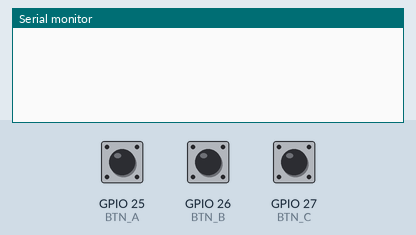
The sketch below on a simulated ESP32. Parts: the last lines printed to the serial monitor. Inputs (shaded band) come from the test bench; at power-on: GPIO 25 (BTN_A) HIGH, GPIO 26 (BTN_B) HIGH, GPIO 27 (BTN_C) HIGH.

Above: at 1.2 s.
1.3 s: GPIO 25 (BTN_A) pulled LOW for 0.15 s
At 1.8 s:
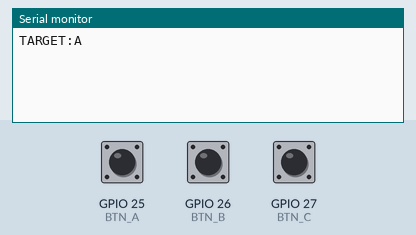
2.9 s: GPIO 26 (BTN_B) pulled LOW for 0.15 s
At 4.1 s:
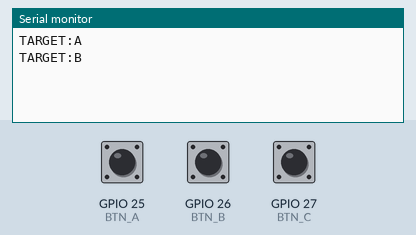
4.5 s: GPIO 27 (BTN_C) pulled LOW for 0.15 s
At 5.6 s:
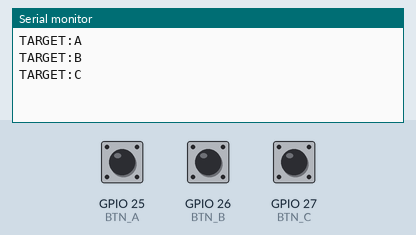

The sketch:

consola_drones.ino
```cpp
// Consola ESP32 - Drones A/B/C
// Envia A, B o C por Serial al programa Python.
const int BTN_A=25, BTN_B=26, BTN_C=27;
bool antA=HIGH, antB=HIGH, antC=HIGH;
void setup(){
  Serial.begin(115200);
  pinMode(BTN_A,INPUT_PULLUP); pinMode(BTN_B,INPUT_PULLUP); pinMode(BTN_C,INPUT_PULLUP);
}
void loop(){
  bool a=digitalRead(BTN_A), b=digitalRead(BTN_B), c=digitalRead(BTN_C);
  if(antA==HIGH && a==LOW) Serial.println("TARGET:A");
  if(antB==HIGH && b==LOW) Serial.println("TARGET:B");
  if(antC==HIGH && c==LOW) Serial.println("TARGET:C");
  antA=a; antB=b; antC=c; delay(20);
}
```

Measured:
- after the input at 1.3 s, the serial monitor: prints a new line at once (image 1)
- after the input at 2.9 s, the serial monitor: prints a new line at once (image 2)
- after the input at 4.5 s, the serial monitor: prints a new line at once (image 3)
